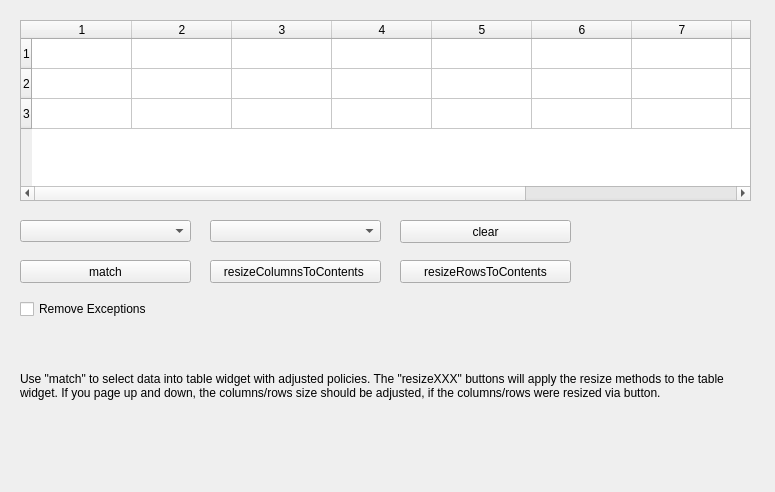
<ui version="4.0" >
 <class>TableWidgetMatchAndSizeTestFrameClass</class>
 <widget class="QWidget" name="TableWidgetMatchAndSizeTestFrameClass" >
  <property name="geometry" >
   <rect>
    <x>0</x>
    <y>0</y>
    <width>775</width>
    <height>492</height>
   </rect>
  </property>
  <property name="windowTitle" >
   <string>TableWidgetdataSelectionChangedTestFrame</string>
  </property>
  <widget class="BasarTableWidget" name="tableWidget" >
   <property name="geometry" >
    <rect>
     <x>20</x>
     <y>20</y>
     <width>731</width>
     <height>181</height>
    </rect>
   </property>
   <property name="rowCount" >
    <number>3</number>
   </property>
   <property name="columnCount" >
    <number>10</number>
   </property>
   <row/>
   <row/>
   <row/>
   <column/>
   <column/>
   <column/>
   <column/>
   <column/>
   <column/>
   <column/>
   <column/>
   <column/>
   <column/>
  </widget>
  <widget class="QComboBox" name="comboCachingPolicy" >
   <property name="geometry" >
    <rect>
     <x>20</x>
     <y>220</y>
     <width>171</width>
     <height>22</height>
    </rect>
   </property>
  </widget>
  <widget class="QComboBox" name="comboMemoryPolicy" >
   <property name="geometry" >
    <rect>
     <x>210</x>
     <y>220</y>
     <width>171</width>
     <height>22</height>
    </rect>
   </property>
  </widget>
  <widget class="QCheckBox" name="cbExceptions" >
   <property name="geometry" >
    <rect>
     <x>20</x>
     <y>300</y>
     <width>131</width>
     <height>18</height>
    </rect>
   </property>
   <property name="text" >
    <string>Remove Exceptions</string>
   </property>
  </widget>
  <widget class="QPushButton" name="pbMatch" >
   <property name="geometry" >
    <rect>
     <x>20</x>
     <y>260</y>
     <width>171</width>
     <height>23</height>
    </rect>
   </property>
   <property name="text" >
    <string>match</string>
   </property>
  </widget>
  <widget class="QPushButton" name="pbResizeColumns" >
   <property name="geometry" >
    <rect>
     <x>210</x>
     <y>260</y>
     <width>171</width>
     <height>23</height>
    </rect>
   </property>
   <property name="text" >
    <string>resizeColumnsToContents </string>
   </property>
  </widget>
  <widget class="QPushButton" name="pbResizeRows" >
   <property name="geometry" >
    <rect>
     <x>400</x>
     <y>260</y>
     <width>171</width>
     <height>23</height>
    </rect>
   </property>
   <property name="text" >
    <string>resizeRowsToContents</string>
   </property>
  </widget>
  <widget class="QPushButton" name="pbClear" >
   <property name="geometry" >
    <rect>
     <x>400</x>
     <y>220</y>
     <width>171</width>
     <height>23</height>
    </rect>
   </property>
   <property name="text" >
    <string>clear</string>
   </property>
  </widget>
  <widget class="QLabel" name="labelDescription" >
   <property name="geometry" >
    <rect>
     <x>20</x>
     <y>360</y>
     <width>731</width>
     <height>51</height>
    </rect>
   </property>
   <property name="text" >
    <string>Use "match" to select data into table widget with adjusted policies. The "resizeXXX" buttons will apply the resize methods to the table widget. If you page up and down, the columns/rows size should be adjusted, if the columns/rows were resized via button.</string>
   </property>
   <property name="wordWrap" >
    <bool>true</bool>
   </property>
  </widget>
 </widget>
 <layoutdefault spacing="6" margin="11" />
 <customwidgets>
  <customwidget>
   <class>BasarTableWidget</class>
   <extends>QTableWidget</extends>
   <header>libbasarqtwidget_tablewidget.h</header>
  </customwidget>
 </customwidgets>
 <resources/>
 <connections/>
</ui>
